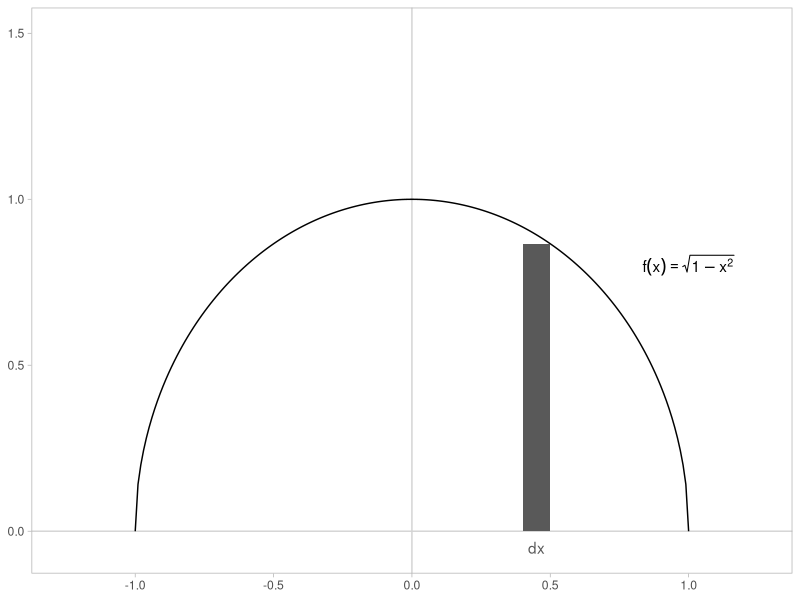
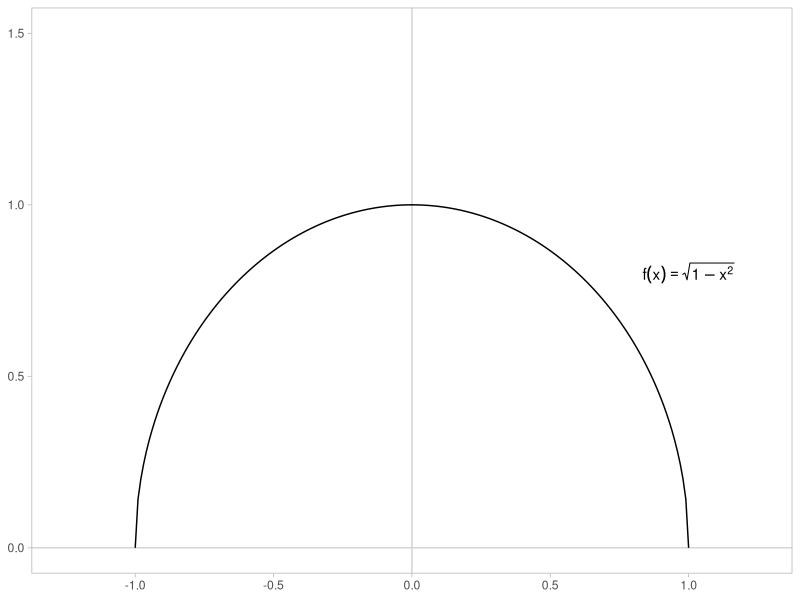
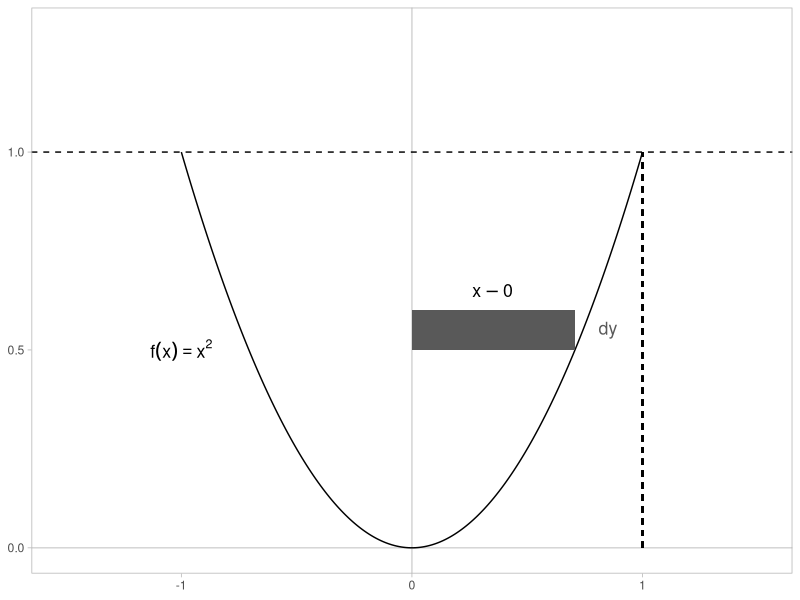
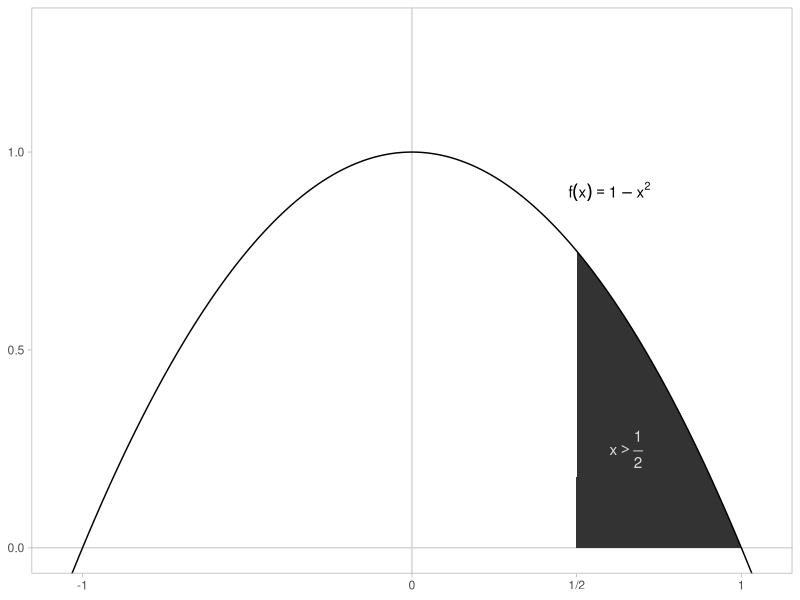

The R script that drew these images, in order:
## ---- chunk 1
knitr::opts_chunk$set(echo = TRUE, fig.height = 3.5, fig.width = 5)
## ---- chunk 2
library(dplyr)
library(tidyr)
library(ggplot2)
## ---- chunk 3
avg_val_ex_1 <- tibble(x = seq(from = -1, to = 1, length.out = 200),
       f_x = sqrt(1 - x^2)) %>% 
  ggplot(aes(x = x, y = f_x)) + 
  geom_vline(xintercept = 0, color = "lightgrey") + 
  geom_hline(yintercept = 0, color = "lightgrey") + 
  geom_path() + 
  geom_rect(aes(xmin = 0.4, xmax = 0.5, ymin = 0, ymax = sqrt(1-(0.5^2)))) + 
  annotate(
    geom = "text",
    x = c(0.45, 1), y = c(-0.05, 0.8),
    label = c("dx", "f(x) == sqrt(1 - x^2)"), parse = TRUE,
    color = c("#595959", "black")
  ) + 
  expand_limits(x = c(-1.25, 1.25), y = 1.5) + 
  theme_light() + 
  theme(panel.grid = element_blank()) + 
  labs(x = NULL, y = NULL)

avg_val_ex_1
## ---- chunk 4
avg_val_ex_2 <- tibble(x = seq(from = -1, to = 1, length.out = 200),
       f_x = sqrt(1 - x^2)) %>% 
  ggplot(aes(x = x, y = f_x)) + 
  geom_vline(xintercept = 0, color = "lightgrey") + 
  geom_hline(yintercept = 0, color = "lightgrey") + 
  geom_path() + 
  annotate(
    geom = "text", x = 1, y = 0.8,
    label = "f(x) == sqrt(1 - x^2)", parse = TRUE
  ) + 
  expand_limits(x = c(-1.25, 1.25), y = 1.5) + 
  theme_light() + 
  theme(panel.grid = element_blank()) + 
  labs(x = NULL, y = NULL)

avg_val_ex_2
## ---- chunk 5
cauldron_heat <- tibble(
  x = seq(from = -1, to = 1, length.out = 200),
  f_x = x^2
) %>% 
  ggplot(aes(x = x, y = f_x)) + 
  geom_vline(xintercept = 0, color = "lightgrey") + 
  geom_hline(yintercept = 0, color = "lightgrey") + 
  geom_path() + 
  geom_rect(aes(xmin = 0, xmax = sqrt(0.5), ymin = 0.5, ymax = 0.6)) + 
  geom_hline(yintercept = 1, linetype = "dashed") + 
  geom_segment(aes(x = 1, xend = 1, y = 0, yend = 1), linetype = "dashed") + 
  annotate(
    geom = "text",
    x = c(-1, 0.35, 0.85), y = c(0.5, 0.65, 0.55),
    label = c("f(x) == x^2", "x - 0", "dy"), parse = TRUE,
    color = c(rep("black", 2), "#595959"),
    size = 4.5
  ) + 
  expand_limits(x = c(-1.5, 1.5), y = 1.3) + 
  theme_light() + 
  theme(panel.grid = element_blank()) + 
  labs(x = NULL, y = NULL)

cauldron_heat
## ---- chunk 6
prob_example <- tibble(
  x = seq(from = -1.05, to = 1.05, length.out = 200),
  f_x = 1 - (x^2)
) %>% 
  ggplot(aes(x = x, y = f_x)) + 
  geom_vline(xintercept = 0, color = "lightgrey") + 
  geom_hline(yintercept = 0, color = "lightgrey") + 
  geom_area(
    data = tibble(
      x = seq(from = 1/2, to = 1, length.out = 200), f_x = 1 - (x^2)
    ),
    aes(x = x, y = f_x)
  ) + 
  geom_path() + 
  annotate(
    geom = "text",
    x = c(0.6, 0.65), y = c(0.9, 0.25),
    label = c("f(x) == 1 - x^2", "x > over(1, 2)"),
    parse = TRUE,
    color = c("black", "#dbdbdb")
  ) + 
  scale_x_continuous(
    breaks = c(-1, 0, 0.5, 1),
    labels = c("-1", "0", "1/2", "1")
  ) + 
  coord_cartesian(ylim = c(0, 1.3)) + 
  theme_light() + 
  theme(panel.grid = element_blank()) + 
  labs(x = NULL, y = NULL)

prob_example
